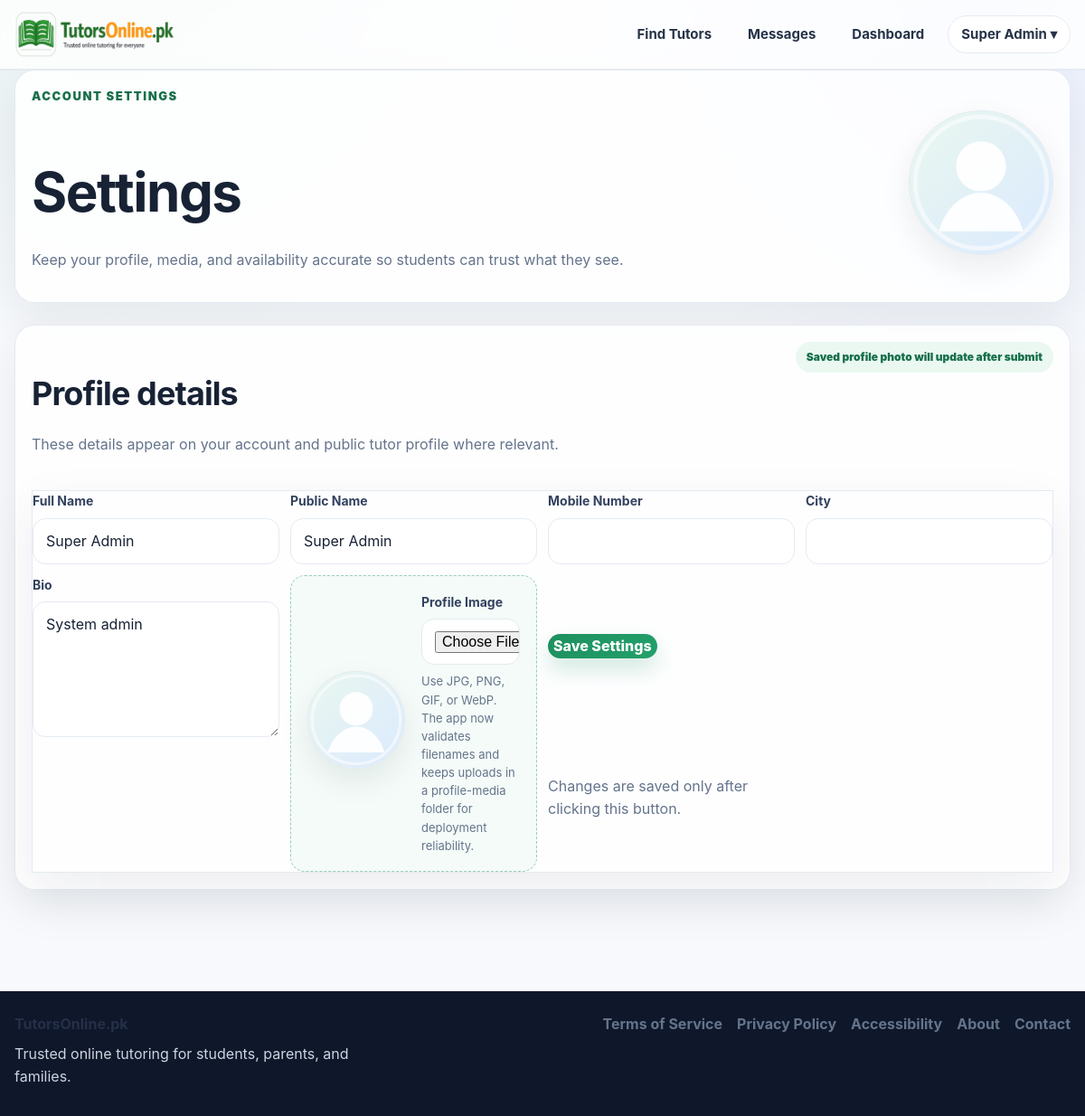
Page /settings (signed in) on the earlier database version.
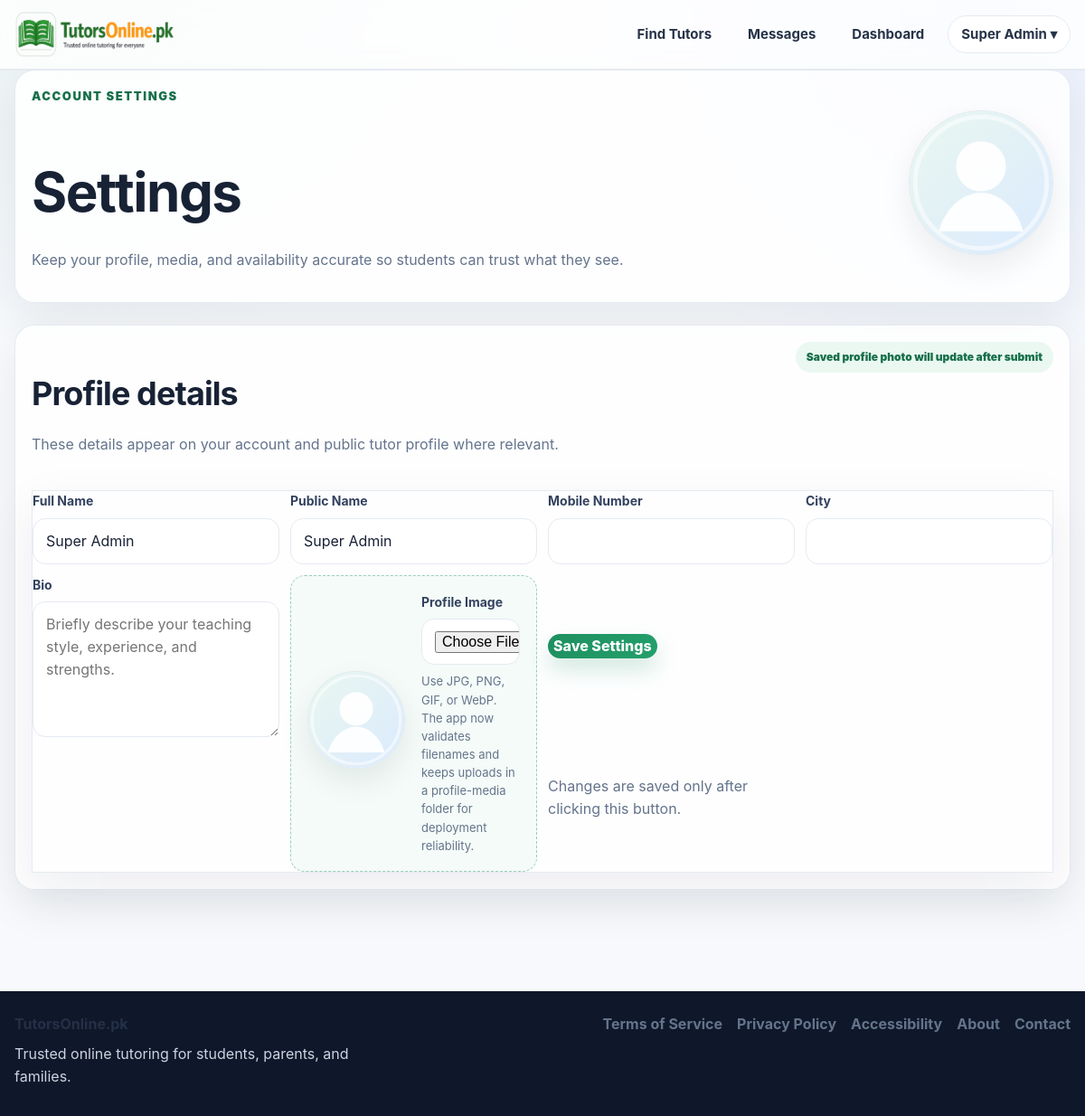
Same page on the later database version.
### app.py (models this page shows, shortened)
class User(UserMixin, db.Model):
    id = db.Column(db.Integer, primary_key=True)
    email = db.Column(db.String(120), unique=True, nullable=False)
    password_hash = db.Column(db.String(255), nullable=False)
    role = db.Column(db.String(20), nullable=False, default="student")
    full_name = db.Column(db.String(120), nullable=False)
    public_name = db.Column(db.String(120), nullable=False)
    qualification = db.Column(db.String(120), default="")
    subjects = db.Column(db.String(255), default="")
    class_levels = db.Column(db.String(255), default="")
    experience_years = db.Column(db.Integer, default=0)
    bio = db.Column(db.Text, default="")
    degree_title = db.Column(db.String(255), default="")
    degree_major = db.Column(db.String(255), default="")
    degree_institution = db.Column(db.String(255), default="")
    degree_year = db.Column(db.String(50), default="")
    degree_grade = db.Column(db.String(50), default="")
    previous_path_choice = db.Column(db.String(50), default="")
    mphil_title = db.Column(db.String(255), default="")
    mphil_major = db.Column(db.String(255), default="")
    mphil_institution = db.Column(db.String(255), default="")
    mphil_year = db.Column(db.String(50), default="")
    mphil_grade = db.Column(db.String(50), default="")
    mphil_additional_note = db.Column(db.String(255), default="")
    masters_title = db.Column(db.String(255), default="")
    masters_major = db.Column(db.String(255), default="")
    masters_institution = db.Column(db.String(255), default="")
    masters_year = db.Column(db.String(50), default="")
    masters_grade = db.Column(db.String(50), default="")
    masters_additional_note = db.Column(db.String(255), default="")
    bachelor_title = db.Column(db.String(255), default="")
    bachelor_major = db.Column(db.String(255), default="")
    bachelor_institution = db.Column(db.String(255), default="")
    bachelor_year = db.Column(db.String(50), default="")
    bachelor_grade = db.Column(db.String(50), default="")
    bachelor_additional_note = db.Column(db.String(255), default="")
    inter_program = db.Column(db.String(100), default="")
    inter_institution = db.Column(db.String(255), default="")
    inter_grade = db.Column(db.String(50), default="")
    inter_year = db.Column(db.String(50), default="")
    matric_program = db.Column(db.String(100), default="")
    matric_institution = db.Column(db.String(255), default="")
    matric_grade = db.Column(db.String(50), default="")
    matric_year = db.Column(db.String(50), default="")
    gender = db.Column(db.String(50), default="")
    city = db.Column(db.String(120), default="")
    main_subject = db.Column(db.String(120), default="")
    additional_subjects = db.Column(db.String(255), default="")
    student_level = db.Column(db.String(120), default="")
    student_subject_needed = db.Column(db.String(120), default="")
    preferred_tutor_gender = db.Column(db.String(50), default="")
    learning_mode = db.Column(db.String(50), default="")
    teaching_mode = db.Column(db.String(50), default="")
    hourly_rate = db.Column(db.Integer, default=0)
    mobile_number = db.Column(db.String(40), default="")
    cnic_number = db.Column(db.String(40), default="")
    profile_image = db.Column(db.String(255), default="")
    degree_file = db.Column(db.String(255), default="")
    additional_qualification_level = db.Column(db.String(80), default="")
    additional_qualification_title = db.Column(db.String(255), default="")
    additional_qualification_major = db.Column(db.String(255), default="")
    additional_qualification_institution = db.Column(db.String(255), default="")
    additional_qualification_year = db.Column(db.String(50), default="")
    additional_qualification_grade = db.Column(db.String(50), default="")
    additional_qualification_file = db.Column(db.String(255), default="")
    demo_video_url = db.Column(db.String(255), default="")
    demo_video_file = db.Column(db.String(255), default="")
    modest_profile = db.Column(db.Boolean, default=False)
    audio_only = db.Column(db.Boolean, default=False)
    is_active_user = db.Column(db.Boolean, default=True)
    is_verified_tutor = db.Column(db.Boolean, default=False)
    profile_stage = db.Column(db.String(40), default="basic_complete")
    verification_submitted_at = db.Column(db.DateTime)
    approved_at = db.Column(db.DateTime)
    rejected_at = db.Column(db.DateTime)
    admin_review_note = db.Column(db.Text, default="")
    is_public_tutor = db.Column(db.Boolean, default=False)
    tutor_category = db.Column(db.String(80), default="")
    bonus_credits = db.Column(db.Integer, default=0)
    total_earnings_pkr = db.Column(db.Integer, default=0)
    monthly_earnings_pkr = db.Column(db.Integer, default=0)
    sessions_completed = db.Column(db.Integer, default=0)
    rating_avg = db.Column(db.Float, default=0.0)
    rating_count = db.Column(db.Integer, default=0)
    credits_balance = db.Column(db.Integer, default=0)
    pending_payout_pkr = db.Column(db.Integer, default=0)
    payout_method = db.Column(db.String(30), default="bank")
    payout_account_title = db.Column(db.String(120), default="")
    payout_account_number = db.Column(db.String(120), default="")
    payout_iban = db.Column(db.String(64), default="")
    created_at = db.Column(db.DateTime, default=datetime.utcnow)
    bookings_as_student = db.relationship(
        "Booking",
        backref="student",
        lazy=True,
        foreign_keys="Booking.student_id",
    )
    bookings_as_tutor = db.relationship(
        "Booking",
        backref="tutor",
        lazy=True,
        foreign_keys="Booking.tutor_id",
    )
    @property
    def is_active(self):
        return self.is_active_user

### app.py (the view, shortened to what this page needs)
@app.route("/settings", methods=["GET", "POST"])
@login_required
def settings():
    availability_rules = []
    availability_exceptions = []
    return render_template(
        "settings.html",
        availability_rules=availability_rules,
        availability_exceptions=availability_exceptions,
    )

### app.py (called while the page is built, shortened)
@app.context_processor
def inject_message_badge():
    return {
        "global_unread_messages": unread_message_count_for(current_user)
        if current_user.is_authenticated else 0
    }

@login_manager.user_loader
def load_user(user_id):
    return User.query.get(int(user_id))

def unread_message_count_for(user):
    if not user or not getattr(user, "is_authenticated", False):
        return 0
    if user.role == "student":
        convo_ids = [
            c.id for c in Conversation.query.filter_by(student_id=user.id).all()
        ]
    elif user.role == "tutor":
        convo_ids = [
            c.id for c in Conversation.query.filter_by(tutor_id=user.id).all()
        ]
    elif user.role == "admin":
        return 0
    else:
        return 0

@app.context_processor
def inject_globals():
    return {
        "credit_rate": app.config["CREDIT_RATE"],
        "google_configured": bool(
            app.config["GOOGLE_CLIENT_ID"] and app.config["GOOGLE_CLIENT_SECRET"]
        ),
        "under_construction": UNDER_CONSTRUCTION,
    }

def image_url(path, fallback=None):
    return media_url(path, fallback=fallback)

### templates/settings.html (shortened to what this page needs)
{% extends 'base.html' %}
{% block content %}
<section class="settings-hero card">
  <div>
    <p class="eyebrow">Account settings</p>
    <h1>Settings</h1>
    <p class="muted">Keep your profile, media, and availability accurate so students can trust what they see.</p>
  </div>
  <div class="settings-hero-photo">
    <img
      src="{{ image_url(current_user.profile_image) }}"
      data-fallback="{{ url_for('static', filename='images/default-avatar.svg') }}"
      alt="{{ current_user.public_name or current_user.full_name }} profile photo"
      class="profile-pic profile-pic-large"
      data-image-preview-target="profile_image">
  </div>
</section>
<section class="card settings-section">
  <div class="section-heading">
    <div>
      <h2>Profile details</h2>
      <p class="muted">These details appear on your account and public tutor profile where relevant.</p>
    </div>
    <span class="settings-pill">Saved profile photo will update after submit</span>
  </div>
  <form method="post" enctype="multipart/form-data" class="form-grid two-col settings-profile-form">
    <div>
      <label class="small-label">Full Name</label>
      <input type="text" name="full_name" value="{{ current_user.full_name or '' }}" autocomplete="name">
    </div>
    <div>
      <label class="small-label">Public Name</label>
      <input type="text" name="public_name" value="{{ current_user.public_name or '' }}">
    </div>
    <div>
      <label class="small-label">Mobile Number</label>
      <input type="text" name="mobile_number" value="{{ current_user.mobile_number or '' }}" autocomplete="tel">
    </div>
    <div>
      <label class="small-label">City</label>
      <input type="text" name="city" value="{{ current_user.city or '' }}" autocomplete="address-level2">
    </div>
    <div class="full-width">
      <label class="small-label">Bio</label>
      <textarea name="bio" rows="5" placeholder="Briefly describe your teaching style, experience, and strengths.">{{ current_user.bio or '' }}</textarea>
    </div>
    <div class="media-upload-panel full-width">
      <div class="media-upload-preview">
        <img
          src="{{ image_url(current_user.profile_image) }}"
          data-fallback="{{ url_for('static', filename='images/default-avatar.svg') }}"
          alt="Profile image preview"
          class="profile-pic"
          data-image-preview-target="profile_image">
      </div>
      <div>
        <label class="small-label">Profile Image</label>
        <input
          type="file"
          name="profile_image"
          accept=".jpg,.jpeg,.png,.gif,.webp,image/jpeg,image/png,image/gif,image/webp"
          data-image-preview-input="profile_image">
        <p class="help-text">Use JPG, PNG, GIF, or WebP. The app now validates filenames and keeps uploads in a profile-media folder for deployment reliability.</p>
      </div>
    </div>
    <div class="full-width sticky-save-row">
      <button class="btn btn-primary" type="submit">Save Settings</button>
      <span class="muted">Changes are saved only after clicking this button.</span>
    </div>
  </form>
</section>
{% endblock %}

### templates/base.html (shortened to what this page needs)
<!doctype html>
<html lang="en">
<head>
  <link rel="stylesheet" href="{{ url_for('static', filename='css/styles.css') }}">
  <link rel="stylesheet" href="{{ url_for('static', filename='css/design-system.css') }}">
</head>
<body>
  <header class="site-header">
    <div class="container nav-wrap">
      <a href="{{ url_for('index') }}" class="brand">
        <img src="{{ url_for('static', filename='images/logo.png') }}" alt="TutorsOnline.pk" class="brand-logo">
      </a>
     <nav class="main-nav">
      <a href="{{ url_for('tutors') }}">Find Tutors</a>
      {% if current_user.is_authenticated %}
        <a href="{{ url_for('messages_inbox') }}" class="nav-messages-link">
          Messages
        </a>
        <a href="{{ url_for('dashboard') }}">Dashboard</a>
        <div class="nav-user-dropdown">
          <button type="button" class="nav-user-trigger">
            {{ current_user.public_name or 'Account' }} ▾
          </button>
        </div>
      {% else %}
        <a href="{{ url_for('contact') }}">Contact</a>
        <a href="{{ url_for('login') }}">Login</a>
        <a href="{{ url_for('register') }}" class="nav-join-btn">Join</a>
      {% endif %}
    </nav>
    </div>
  </header>
  <main class="site-main">
    <div class="container">
      {% block content %}{% endblock %}
    </div>
  </main>
  <footer class="site-footer">
    <div class="container footer-wrap">
      <div class="footer-brand">
        <strong>TutorsOnline.pk</strong>
        <p>Trusted online tutoring for students, parents, and families.</p>
      </div>
      <div class="footer-links">
        <a href="{{ url_for('terms') }}">Terms of Service</a>
        <a href="{{ url_for('privacy') }}">Privacy Policy</a>
        <a href="{{ url_for('accessibility') }}">Accessibility</a>
        <a href="{{ url_for('about') }}">About</a>
        <a href="{{ url_for('contact') }}">Contact</a>
      </div>
    </div>
  </footer>
</body>
</html>

Differences in the rows shown:
changed User "Super Admin": bio "System admin" → (not shown)
